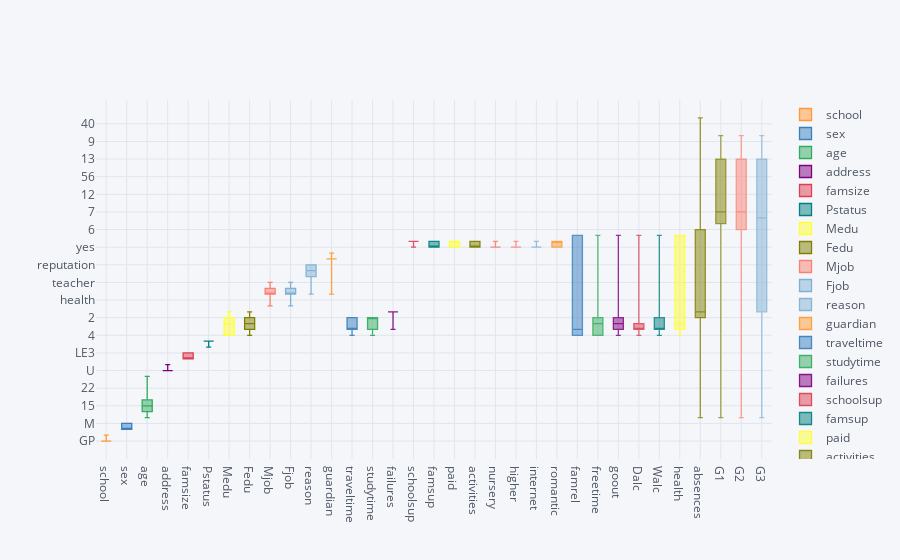

Write notebook code for a chart like this one.
### Code cell
df.iplot(kind='box')

### Figure 1 — Plotly figure (JSON) as saved in the notebook; plotly's stock layout.template omitted (floating-point values rounded to 4 significant figures; data arrays with more than 128 entries replaced by an {"elided": "..."} marker saying what was removed)
{"data": [{"boxpoints": false, "line": {"width": 1.3}, "marker": {"color": "rgba(255, 153, 51, 1.0)"}, "name": "school", "orientation": "v", "type": "box", "y": {"elided": "395 str values"}}, {"boxpoints": false, "line": {"width": 1.3}, "marker": {"color": "rgba(55, 128, 191, 1.0)"}, "name": "sex", "orientation": "v", "type": "box", "y": {"elided": "395 str values"}}, {"boxpoints": false, "line": {"width": 1.3}, "marker": {"color": "rgba(50, 171, 96, 1.0)"}, "name": "age", "orientation": "v", "type": "box", "y": {"elided": "395 int values"}}, {"boxpoints": false, "line": {"width": 1.3}, "marker": {"color": "rgba(128, 0, 128, 1.0)"}, "name": "address", "orientation": "v", "type": "box", "y": {"elided": "395 str values"}}, {"boxpoints": false, "line": {"width": 1.3}, "marker": {"color": "rgba(219, 64, 82, 1.0)"}, "name": "famsize", "orientation": "v", "type": "box", "y": {"elided": "395 str values"}}, {"boxpoints": false, "line": {"width": 1.3}, "marker": {"color": "rgba(0, 128, 128, 1.0)"}, "name": "Pstatus", "orientation": "v", "type": "box", "y": {"elided": "395 str values"}}, {"boxpoints": false, "line": {"width": 1.3}, "marker": {"color": "rgba(255, 255, 51, 1.0)"}, "name": "Medu", "orientation": "v", "type": "box", "y": {"elided": "395 int values"}}, {"boxpoints": false, "line": {"width": 1.3}, "marker": {"color": "rgba(128, 128, 0, 1.0)"}, "name": "Fedu", "orientation": "v", "type": "box", "y": {"elided": "395 int values"}}, {"boxpoints": false, "line": {"width": 1.3}, "marker": {"color": "rgba(251, 128, 114, 1.0)"}, "name": "Mjob", "orientation": "v", "type": "box", "y": {"elided": "395 str values"}}, {"boxpoints": false, "line": {"width": 1.3}, "marker": {"color": "rgba(128, 177, 211, 1.0)"}, "name": "Fjob", "orientation": "v", "type": "box", "y": {"elided": "395 str values"}}, {"boxpoints": false, "line": {"width": 1.3}, "marker": {"color": "rgba(128, 177, 211, 0.8999999999999999)"}, "name": "reason", "orientation": "v", "type": "box", "y": {"elided": "395 str values"}}, {"boxpoints": false, "line": {"width": 1.3}, "marker": {"color": "rgba(255, 153, 51, 0.8999999999999999)"}, "name": "guardian", "orientation": "v", "type": "box", "y": {"elided": "395 str values"}}, {"boxpoints": false, "line": {"width": 1.3}, "marker": {"color": "rgba(55, 128, 191, 0.8999999999999999)"}, "name": "traveltime", "orientation": "v", "type": "box", "y": {"elided": "395 int values"}}, {"boxpoints": false, "line": {"width": 1.3}, "marker": {"color": "rgba(50, 171, 96, 0.8999999999999999)"}, "name": "studytime", "orientation": "v", "type": "box", "y": {"elided": "395 int values"}}, {"boxpoints": false, "line": {"width": 1.3}, "marker": {"color": "rgba(128, 0, 128, 0.8999999999999999)"}, "name": "failures", "orientation": "v", "type": "box", "y": {"elided": "395 int values"}}, {"boxpoints": false, "line": {"width": 1.3}, "marker": {"color": "rgba(219, 64, 82, 0.8999999999999999)"}, "name": "schoolsup", "orientation": "v", "type": "box", "y": {"elided": "395 str values"}}, {"boxpoints": false, "line": {"width": 1.3}, "marker": {"color": "rgba(0, 128, 128, 0.8999999999999999)"}, "name": "famsup", "orientation": "v", "type": "box", "y": {"elided": "395 str values"}}, {"boxpoints": false, "line": {"width": 1.3}, "marker": {"color": "rgba(255, 255, 51, 0.8999999999999999)"}, "name": "paid", "orientation": "v", "type": "box", "y": {"elided": "395 str values"}}, {"boxpoints": false, "line": {"width": 1.3}, "marker": {"color": "rgba(128, 128, 0, 0.8999999999999999)"}, "name": "activities", "orientation": "v", "type": "box", "y": {"elided": "395 str values"}}, {"boxpoints": false, "line": {"width": 1.3}, "marker": {"color": "rgba(251, 128, 114, 0.8999999999999999)"}, "name": "nursery", "orientation": "v", "type": "box", "y": {"elided": "395 str values"}}, {"boxpoints": false, "line": {"width": 1.3}, "marker": {"color": "rgba(251, 128, 114, 0.7999999999999998)"}, "name": "higher", "orientation": "v", "type": "box", "y": {"elided": "395 str values"}}, {"boxpoints": false, "line": {"width": 1.3}, "marker": {"color": "rgba(128, 177, 211, 0.7999999999999998)"}, "name": "internet", "orientation": "v", "type": "box", "y": {"elided": "395 str values"}}, {"boxpoints": false, "line": {"width": 1.3}, "marker": {"color": "rgba(255, 153, 51, 0.7999999999999998)"}, "name": "romantic", "orientation": "v", "type": "box", "y": {"elided": "395 str values"}}, {"boxpoints": false, "line": {"width": 1.3}, "marker": {"color": "rgba(55, 128, 191, 0.7999999999999998)"}, "name": "famrel", "orientation": "v", "type": "box", "y": {"elided": "395 int values"}}, {"boxpoints": false, "line": {"width": 1.3}, "marker": {"color": "rgba(50, 171, 96, 0.7999999999999998)"}, "name": "freetime", "orientation": "v", "type": "box", "y": {"elided": "395 int values"}}, {"boxpoints": false, "line": {"width": 1.3}, "marker": {"color": "rgba(128, 0, 128, 0.7999999999999998)"}, "name": "goout", "orientation": "v", "type": "box", "y": {"elided": "395 int values"}}, {"boxpoints": false, "line": {"width": 1.3}, "marker": {"color": "rgba(219, 64, 82, 0.7999999999999998)"}, "name": "Dalc", "orientation": "v", "type": "box", "y": {"elided": "395 int values"}}, {"boxpoints": false, "line": {"width": 1.3}, "marker": {"color": "rgba(0, 128, 128, 0.7999999999999998)"}, "name": "Walc", "orientation": "v", "type": "box", "y": {"elided": "395 int values"}}, {"boxpoints": false, "line": {"width": 1.3}, "marker": {"color": "rgba(255, 255, 51, 0.7999999999999998)"}, "name": "health", "orientation": "v", "type": "box", "y": {"elided": "395 int values"}}, {"boxpoints": false, "line": {"width": 1.3}, "marker": {"color": "rgba(128, 128, 0, 0.7999999999999998)"}, "name": "absences", "orientation": "v", "type": "box", "y": {"elided": "395 int values"}}, {"boxpoints": false, "line": {"width": 1.3}, "marker": {"color": "rgba(128, 128, 0, 0.7)"}, "name": "G1", "orientation": "v", "type": "box", "y": {"elided": "395 int values"}}, {"boxpoints": false, "line": {"width": 1.3}, "marker": {"color": "rgba(251, 128, 114, 0.7)"}, "name": "G2", "orientation": "v", "type": "box", "y": {"elided": "395 int values"}}, {"boxpoints": false, "line": {"width": 1.3}, "marker": {"color": "rgba(128, 177, 211, 0.7)"}, "name": "G3", "orientation": "v", "type": "box", "y": {"elided": "395 int values"}}], "layout": {"legend": {"bgcolor": "#F5F6F9", "font": {"color": "#4D5663"}}, "paper_bgcolor": "#F5F6F9", "plot_bgcolor": "#F5F6F9", "title": {"font": {"color": "#4D5663"}}, "xaxis": {"gridcolor": "#E1E5ED", "showgrid": true, "tickfont": {"color": "#4D5663"}, "title": {"font": {"color": "#4D5663"}, "text": ""}, "zerolinecolor": "#E1E5ED"}, "yaxis": {"gridcolor": "#E1E5ED", "showgrid": true, "tickfont": {"color": "#4D5663"}, "title": {"font": {"color": "#4D5663"}, "text": ""}, "zerolinecolor": "#E1E5ED"}}}
